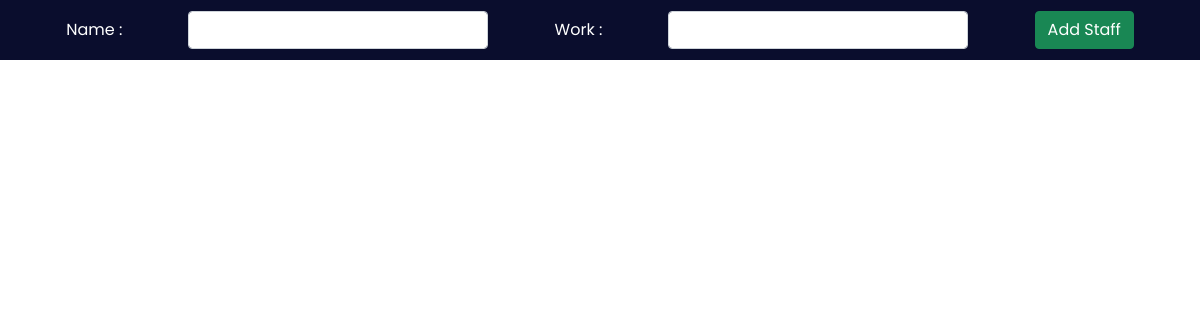
Before: /admin/staff.php with the older database file.
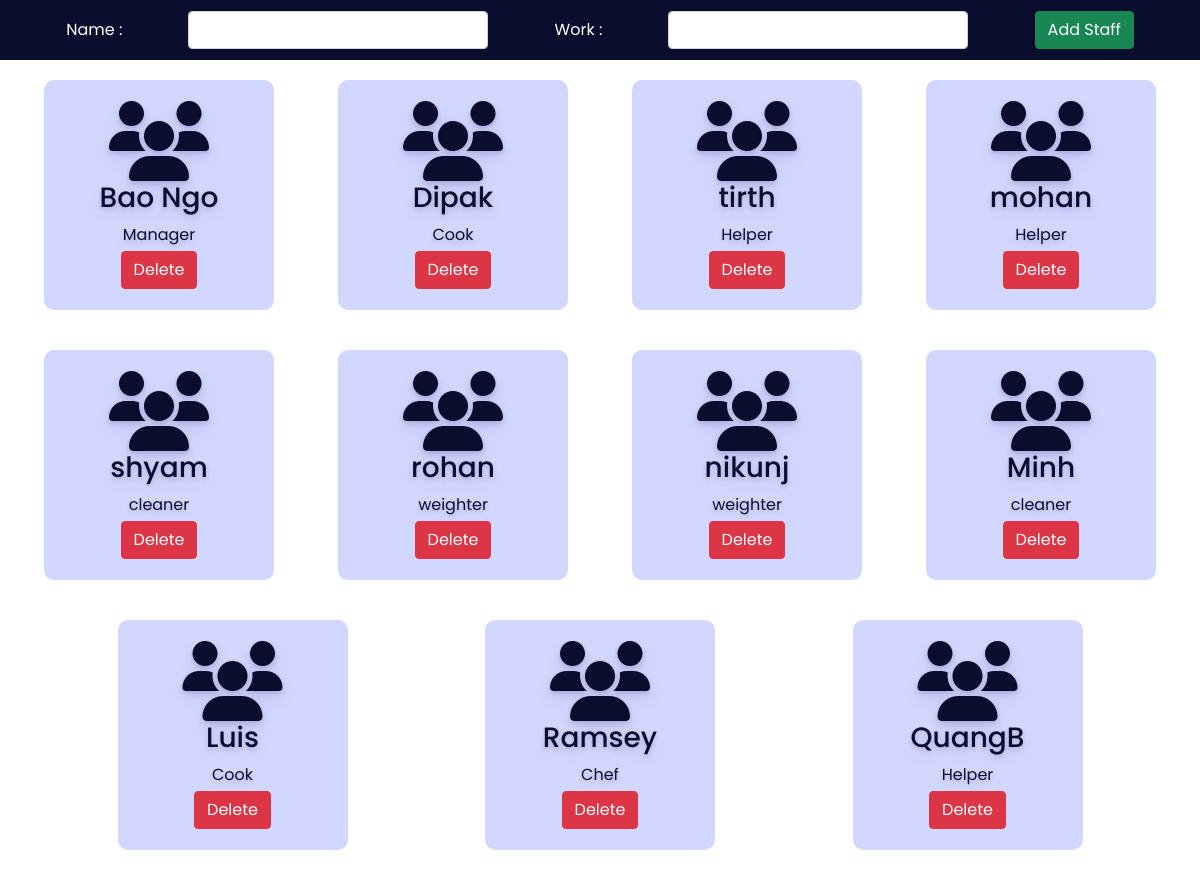
After: the same page with the newer database file.
### tables this page shows
CREATE TABLE `staff` (
  `id` int(30) NOT NULL,
  `name` varchar(30) NOT NULL,
  `work` varchar(30) NOT NULL
);

### admin/staff.php (the view, shortened to what this page needs)
<?php
include '../config.php';
?>
<!DOCTYPE html>
<html lang="en">
<head>
    <link rel="stylesheet" href="https://cdnjs.cloudflare.com/ajax/libs/font-awesome/6.2.0/css/all.min.css" />
    <link href="https://cdn.jsdelivr.net/npm/bootstrap@5.0.2/dist/css/bootstrap.min.css" rel="stylesheet">
    <link rel="stylesheet" href="css/room.css">
</head>
<body>
    <div class="addroomsection">
        <form action="" method="POST">
            <label for="troom">Name :</label>
            <input type="text" name="staffname" class="form-control">
            <label for="bed">Work :</label>
            <select name="staffwork" class="form-control">
                <option value selected></option>
                <option value="Manager">Manager</option>
            </select>
            <button type="submit" class="btn btn-success" name="addstaff">Add Staff</button>
        </form>
    </div>
    <div class="room">
    <?php
        $sql = "select * from staff";
        $re = mysqli_query($conn, $sql)
        ?>
        <?php
        while ($row = mysqli_fetch_array($re)) {
                echo "<div class='roombox'>
						<div class='text-center no-boder'>
                            <i class='fa fa-users fa-5x'></i>
							<h3>" . $row['name'] . "</h3>
                            <div class='mb-1'>" . $row['work'] . "</div>
                            <a href='staffdelete.php?id=". $row['id'] ."'><button class='btn btn-danger'>Delete</button></a>
						</div>
                    </div>";
        }
        ?>
    </div>
</body>
</html>

### admin/css/room.css (style rules this page uses)
:root { --bg-text-shadow: 0 2px 4px rgb(13 0 77 / 8%), 0 3px 6px rgb(13 0 77 / 8%), 0 8px 16px rgb(13 0 77 / 8%); --bg-box-shadow: 0px 0px 20px 6px rgba(8, 8, 15, 0.31); }
* { margin: 0; padding: 0; font-family: 'Poppins', sans-serif; }
.addroomsection { height: 60px; width: 100%; background-color: #0a0d2d; position:fixed; z-index: 100; }
.addroomsection form { height: 100%; display: flex; justify-content: space-evenly; align-items: center; }
.addroomsection form label { color: white; }
.addroomsection form select { width: 300px; }
.addroomsection form input { width: 300px; }
.room { display: flex; position: relative; top: 60px; height: 85vh; overflow-y: scroll; justify-content: space-evenly; flex-wrap: wrap; }
.roombox { height: 230px; width: 230px; margin: 20px; display: flex; flex-direction: column; justify-content: center; color: #0a0d2d; text-shadow: var(--bg-text-shadow); border-radius: 10px; }

### admin/staff.php (style rules this page uses)
.roombox { background-color: #d1d7ff; padding: 10px; }

Changed rows visible on the page:
added staff: name "Bao Ngo", work "Manager"
added staff: name "Dipak", work "Cook"
added staff: name "tirth", work "Helper"
added staff: name "mohan", work "Helper"
added staff: name "shyam", work "cleaner"
added staff: name "rohan", work "weighter"
added staff: name "nikunj", work "weighter"
added staff: name "Minh", work "cleaner"
added staff: name "Luis", work "Cook"
added staff: name "Ramsey", work "Chef"
added staff: name "QuangB", work "Helper"
